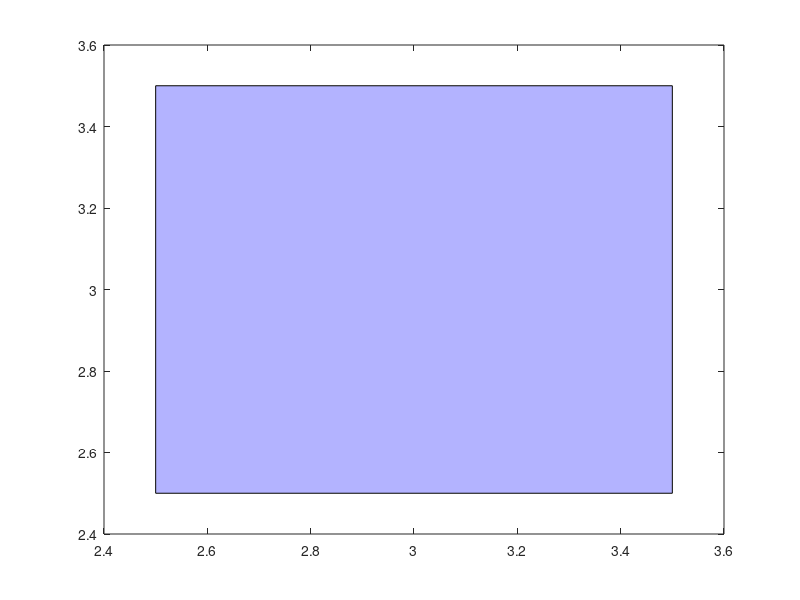

This chart was generated by the following MATLAB code: (Note: this script raises an error after producing the figure.)
% script_test for fcn_MapGen_isCrossingAABB
% Tests: test for fcn_MapGen_isCrossingAABB
%
% REVISION HISTORY:
% 2024_03_20
% -- first written by S. Harnett
% 2025_04_25 - S. Brennan
% -- changed AABB to show that code is not working as expected

close all; 
AABB = [2.5 2.5 3.5 3.5];
figure; hold on; box on;
fill([AABB(1) AABB(1) AABB(3) AABB(3)], [AABB(2) AABB(4) AABB(4) AABB(2)],[0 0 1],'FaceAlpha',0.3);
test_coords = [1 3 5];
T = combinations(test_coords,test_coords);
test_pts = table2array(T);
[isInside] = fcn_MapGen_isCrossingAABB(AABB, test_pts);
for i = 1:size(isInside,1)
    for j = 1:size(isInside,2)
        if isInside(i,j)
            col_str = 'g';
        else
            col_str = 'r';
        end
        plot([test_pts(i,1) test_pts(j,1)],[test_pts(i,2) test_pts(j,2)],strcat(col_str,'--'),'LineWidth',2)
    end
end
